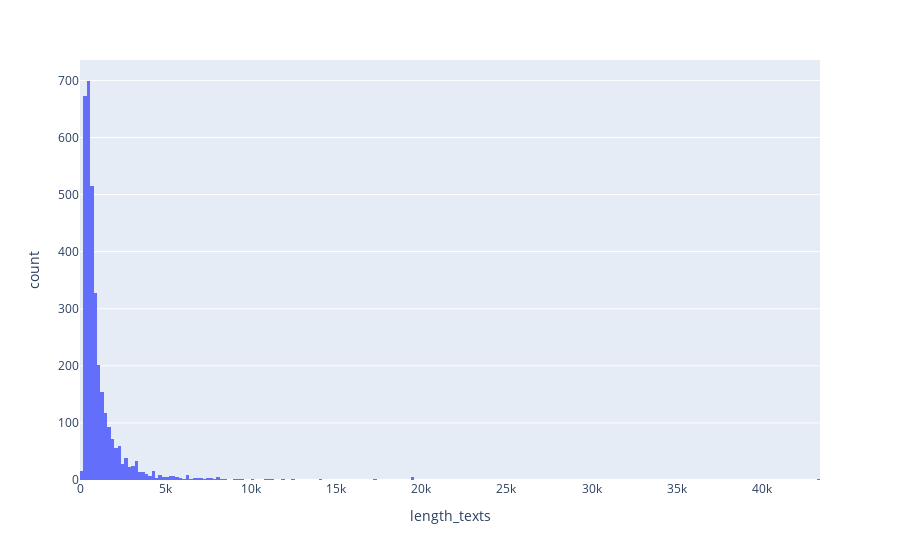

Write notebook code for a chart like this one.
### Code cell
import plotly.express as px
fig = px.histogram(data, x="length_texts")
fig.show()

### Figure 1 — Plotly figure (JSON) as saved in the notebook; plotly's stock layout.template omitted (floating-point values rounded to 4 significant figures; data arrays with more than 128 entries replaced by an {"elided": "..."} marker saying what was removed)
{"data": [{"alignmentgroup": "True", "bingroup": "x", "hovertemplate": "length_texts=%{x}<br>count=%{y}<extra></extra>", "legendgroup": "", "marker": {"color": "#636efa", "pattern": {"shape": ""}}, "name": "", "offsetgroup": "", "orientation": "v", "showlegend": false, "x": {"elided": "3298 int values"}, "xaxis": "x", "yaxis": "y", "type": "histogram"}], "layout": {"xaxis": {"anchor": "y", "domain": [0.0, 1.0], "title": {"text": "length_texts"}}, "yaxis": {"anchor": "x", "domain": [0.0, 1.0], "title": {"text": "count"}}, "legend": {"tracegroupgap": 0}, "margin": {"t": 60}, "barmode": "relative"}}
